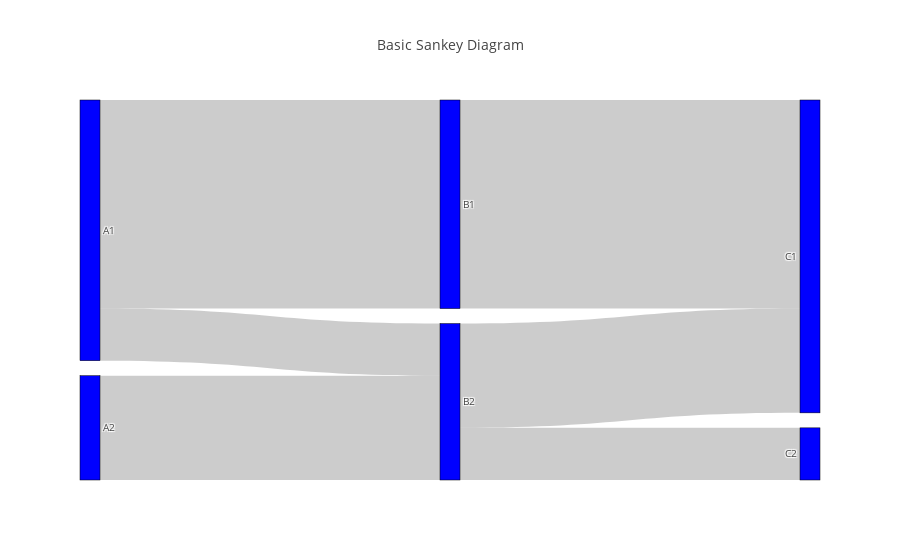

Write notebook code for a chart like this one.
### Code cell
data = dict(
    type='sankey',
    node = dict(
      pad = 15,
      thickness = 20,
      line = dict(
        color = "black",
        width = 0.5
      ),
      label = ["A1", "A2", "B1", "B2", "C1", "C2","D1"],
      color = ["blue", "blue", "blue", "blue", "blue", "blue"]
    ),
    link = dict(
      source = [0,1,0,2,3,3],
      target = [2,3,3,4,4,5],
      value = [8,4,2,8,4,2]
  ))

layout =  dict(
    title = "Basic Sankey Diagram",
    font = dict(
      size = 10
    )
)

fig = dict(data=[data], layout=layout)
iplot(fig, validate=False)

### Figure 1 — Plotly figure (JSON) as saved in the notebook; plotly's stock layout.template omitted (floating-point values rounded to 4 significant figures)
{"data": [{"link": {"source": [0, 1, 0, 2, 3, 3], "target": [2, 3, 3, 4, 4, 5], "value": [8, 4, 2, 8, 4, 2]}, "node": {"color": ["blue", "blue", "blue", "blue", "blue", "blue"], "label": ["A1", "A2", "B1", "B2", "C1", "C2", "D1"], "line": {"color": "black", "width": 0.5}, "pad": 15, "thickness": 20}, "type": "sankey"}], "layout": {"font": {"size": 10}, "title": "Basic Sankey Diagram"}}
